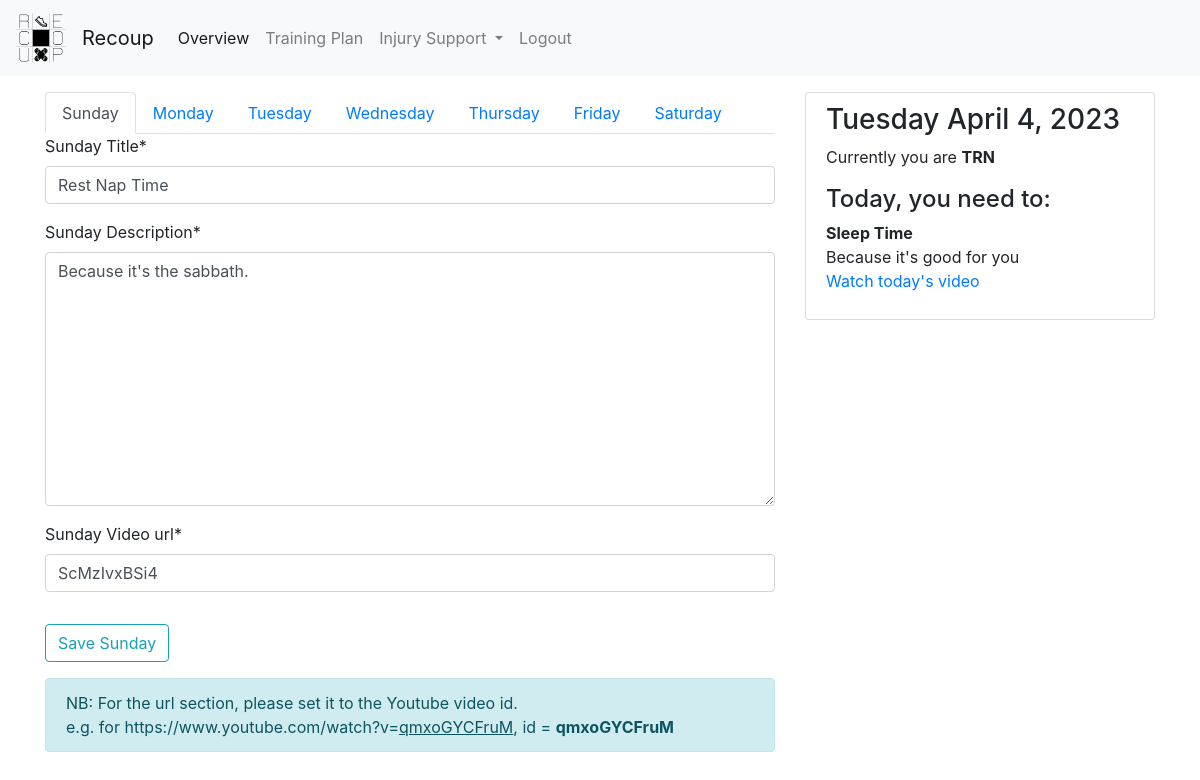
The app's page /training/ (signed in) with its own data.
### dashboard/models.py (models this page shows, shortened)
class plan(models.Model):
    Monday_Title =   models.CharField(max_length=20, null=True)
    Monday_Description = models.TextField(null=True)
    Tuesday_Title =   models.CharField(max_length=20, null=True)
    Tuesday_Description = models.TextField(null=True)
    Wednesday_Title =   models.CharField(max_length=20, null=True)
    Wednesday_Description = models.TextField(null=True)
    Thursday_Title =   models.CharField(max_length=20, null=True)
    Thursday_Description = models.TextField(null=True)
    Friday_Title =   models.CharField(max_length=20, null=True)
    Friday_Description = models.TextField(null=True)
    Saturday_Title =   models.CharField(max_length=20, null=True)
    Saturday_Description = models.TextField(null=True)
    Sunday_Title =   models.CharField(max_length=20, null=True)
    Sunday_Description = models.TextField(null=True)
    Sunday_Video_url = models.CharField(max_length=60, null=True, default='ScMzIvxBSi4')
    Monday_Video_url = models.CharField(max_length=60, null=True, default='ScMzIvxBSi4')
    Tuesday_Video_url = models.CharField(max_length=60, null=True, default='ScMzIvxBSi4')
    Wednesday_Video_url = models.CharField(max_length=60, null=True, default='ScMzIvxBSi4')
    Thursday_Video_url = models.CharField(max_length=60, null=True, default='ScMzIvxBSi4')
    Friday_Video_url = models.CharField(max_length=60, null=True, default='ScMzIvxBSi4')
    Saturday_Video_url = models.CharField(max_length=60, null=True, default='ScMzIvxBSi4')
    type = models.CharField(max_length=10, choices=[('Recovery','Recovery'), ('Training', 'Training')], default='Training', null=True)

### training/views.py (the view)
# urls.py: path('training/', include('training.urls')),
@login_required
def training(request):
    user_plan = request.user.athelete.training_plan
    context = {
        'title':'Training',
        'day': datetime.localtime().date,
        'weekday': datetime.localtime().weekday,
        'mode': user_plan.type,
        'mon' : user_plan.Monday_Title,
        'mon_d' : user_plan.Monday_Description,
        'tue' : user_plan.Tuesday_Title,
        'tue_d' : user_plan.Tuesday_Description,
        'wed' : user_plan.Wednesday_Title,
        'wed_d' : user_plan.Wednesday_Description,
        'thu' : user_plan.Thursday_Title,
        'thu_d' : user_plan.Thursday_Description,
        'fri' : user_plan.Friday_Title,
        'fri_d' : user_plan.Friday_Description,
        'sat' : user_plan.Saturday_Title,
        'sat_d' : user_plan.Saturday_Description,
        'sun' : user_plan.Sunday_Title,
        'sun_d' : user_plan.Sunday_Description,
        'sun_v' : user_plan.Sunday_Video_url,
        'mon_v' : user_plan.Monday_Video_url,
        'tue_v' : user_plan.Tuesday_Video_url,
        'wed_v' : user_plan.Wednesday_Video_url,
        'thu_v' : user_plan.Thursday_Video_url,
        'fri_v' : user_plan.Friday_Video_url,
        'sat_v' : user_plan.Saturday_Video_url,
    }
    if request.method == 'POST':
        forms = [
            PlanUpdateMonday(request.POST, instance=user_plan),
            PlanUpdateTuesday(request.POST, instance=user_plan),
            PlanUpdateWednesday(request.POST, instance=user_plan),
            PlanUpdateThursday(request.POST, instance=user_plan),
            PlanUpdateFriday(request.POST, instance=user_plan),
            PlanUpdateSaturday(request.POST, instance=user_plan),
            PlanUpdateSunday(request.POST, instance=user_plan),
        ]
        c = 0
        for form in forms:
            if form.is_valid():
                form.save()
        messages.success(request, f'Updated!')
        return redirect('training_home')
    else:
        forms = {
            'mon' : PlanUpdateMonday(instance=user_plan),
            'tue' : PlanUpdateTuesday(instance=user_plan),
            'wed' : PlanUpdateWednesday(instance=user_plan),
            'thu' : PlanUpdateThursday(instance=user_plan),
            'fri' : PlanUpdateFriday(instance=user_plan),
            'sat' : PlanUpdateSaturday(instance=user_plan),
            'sun' : PlanUpdateSunday(instance=user_plan),
        }
        context['form'] = forms
    return render(request, 'training/training.html', context)

### training/templates/training/training.html (shortened to what this page needs)
{% extends 'training/base.html' %}
{% load crispy_forms_tags %}
{% block main_section%}
<ul class="nav nav-tabs" id="myTab" role="tablist">
    <li class="nav-item">
        <a class="nav-link active" id="sun-tab" data-toggle="tab" href="#sun" role="tab" aria-controls="sun" aria-selected="true">Sunday</a>
    </li>
    <li class="nav-item">
        <a class="nav-link" id="mon-tab" data-toggle="tab" href="#mon" role="tab" aria-controls="mon" aria-selected="false">Monday</a>
    </li>
    <li class="nav-item">
        <a class="nav-link" id="tue-tab" data-toggle="tab" href="#tue" role="tab" aria-controls="tue" aria-selected="false">Tuesday</a>
    </li>
    <li class="nav-item">
        <a class="nav-link" id="wed-tab" data-toggle="tab" href="#wed" role="tab" aria-controls="wed" aria-selected="false">Wednesday</a>
    </li>
    <li class="nav-item">
        <a class="nav-link" id="thu-tab" data-toggle="tab" href="#thu" role="tab" aria-controls="thu" aria-selected="false">Thursday</a>
    </li>
    <li class="nav-item">
        <a class="nav-link" id="fri-tab" data-toggle="tab" href="#fri" role="tab" aria-controls="fri" aria-selected="false">Friday</a>
    </li>
    <li class="nav-item">
        <a class="nav-link" id="sat-tab" data-toggle="tab" href="#sat" role="tab" aria-controls="sat" aria-selected="false">Saturday</a>
    </li>
</ul>
<div class="tab-content" id="myTabContent">
    <div class="tab-pane fade show active" id="sun" role="tabpanel" aria-labelledby="sun-tab">
        <form method="POST" enctype="multipart/form-data">
            <fieldset class="form-group">
                {{ form.sun | crispy }}
            </fieldset>
            <div class="form-group">
                <button class="btn btn-outline-info" type="submit">Save Sunday</button>
            </div>
        </form>
    </div>
</div>
<p class="alert alert-info">
    NB: For the url section, please set it to the Youtube video id. <br>
    e.g. for https://www.youtube.com/watch?v=<u>qmxoGYCFruM</u>, id = <strong>qmxoGYCFruM</strong>
</p>
{% endblock main_section%}
{% block side %}
<div style="background: #ffffff;
padding: 10px 20px;
border: 1px solid #dddddd;
border-radius: 3px;
margin-bottom: 20px;">
    <h3>{{ day|date:"l" }} {{day}}</h3>
    <div>
        <p>Currently you are <strong>{{ mode }}</strong></p>
        <div class="today">
            <h4>Today, you need to:</h4>
            {% if weekday == 4 %}
            <dl>
                <dt>{{ fri }}</dt>
                <dd>{{ fri_d }} <br>
                    <a href="{% url 'clip' fri_v %}">Watch today's video</a>
                </dd>
            </dl>
            {% elif weekday == 5 %}
            <dl>
                <dt>{{ sat }}</dt>
                <dd>{{ sat_d }}<br> <a href="{% url 'clip' sat_v %}">Watch today's video</a></dd>
            </dl>
            {% elif weekday == 6 %}
            <dl>
                <dt>{{ sun }}</dt>
                <dd>{{ sun_d }}<br> <a href="{% url 'clip' sun_v %}">Watch today's video</a></dd>
            </dl>
            {% elif weekday == 0 %}
            <dl>
                <dt>{{ mon }}</dt>
                <dd>{{ mon_d }}<br> <a href="{% url 'clip' mon_v %}">Watch today's video</a></dd>
            </dl>
            {% elif weekday == 1 %}
            <dl>
                <dt>{{ tue }}</dt>
                <dd>{{ tue_d }}<br> <a href="{% url 'clip' tue_v %}">Watch today's video</a></dd>
            </dl>
            {% elif weekday == 2 %}
            <dl>
                <dt>{{ wed }}</dt>
                <dd>{{ wed_d }}<br> <a href="{% url 'clip' wed_v %}">Watch today's video</a></dd>
            </dl>
            {% elif weekday == 3 %}
            <dl>
                <dt>{{ thu }}</dt>
                <dd>{{ thu_d }}<br> <a href="{% url 'clip' thu_v %}">Watch today's video</a></dd>
            </dl>
            {% endif %}
        </div>
    </div>
</div>
{% endblock side %}

### records on screen
plan: Sunday_Title "Rest Nap Time", Sunday_Description "Because it's the sabbath.", Sunday_Video_url "ScMzIvxBSi4", type "TRN", Tuesday_Title "Sleep Time", Tuesday_Description "Because it's good for you"

### other values on screen
{{ day|date:"l" }} "Tuesday"
{{ day }} "April 4, 2023"
